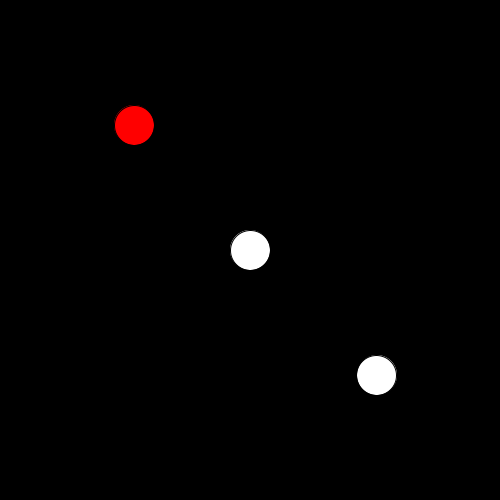
Frame 1 (no input)
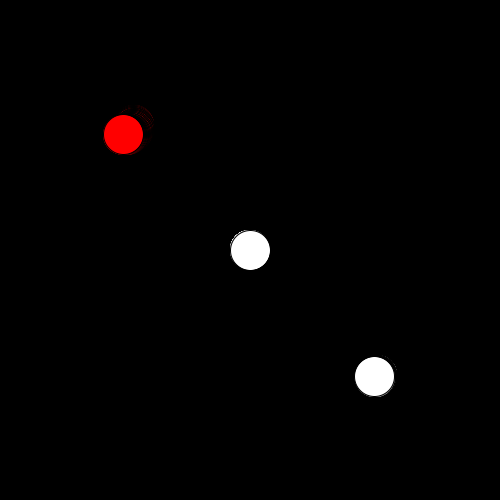
Frame 60 (the mouse pressed at the canvas centre just before this capture)
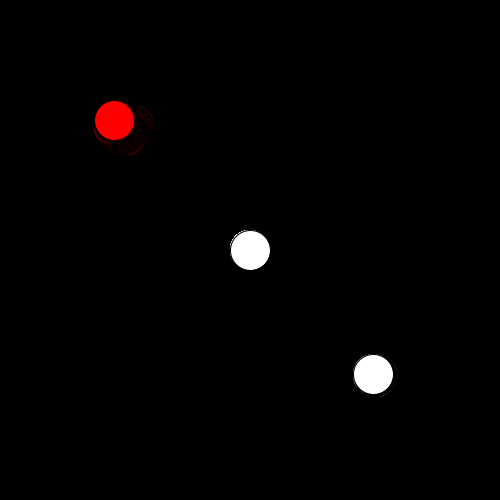
Frame 120 (the mouse held since frame 60 and released just before this capture)

The Processing sketch that drew these frames (run headless with seeded random() and noise(); from frame 60 on, the mouse is pressed at the canvas centre):

// Processing sketch: processing_129213
// ── processing_129213.pde


float counter=0; 
void setup()
{
size(500,500);
background(0);
}
void draw()
{


  
  pushMatrix();
  translate(width/4,height/4);
  translate(cos(counter)*second(),sin(counter)*second()); 
 
  fill(255,0,0);
  ellipse(0,0,40,40);
  popMatrix();
  counter +=0.01;


 pushMatrix();
 translate(width/4*3,height/4*3);
  translate(cos(counter)*hour(),sin(counter)*hour()); 
  
  fill(255);
  ellipse(0,0,40,40);
  popMatrix();
  counter +=0.01; 

 pushMatrix();
 translate(width/2,height/2);
  translate(cos(counter)*minute(),sin(counter)*minute()); 
  ellipse(0,0,40,40);
  popMatrix();
  counter +=0.01; 
}
